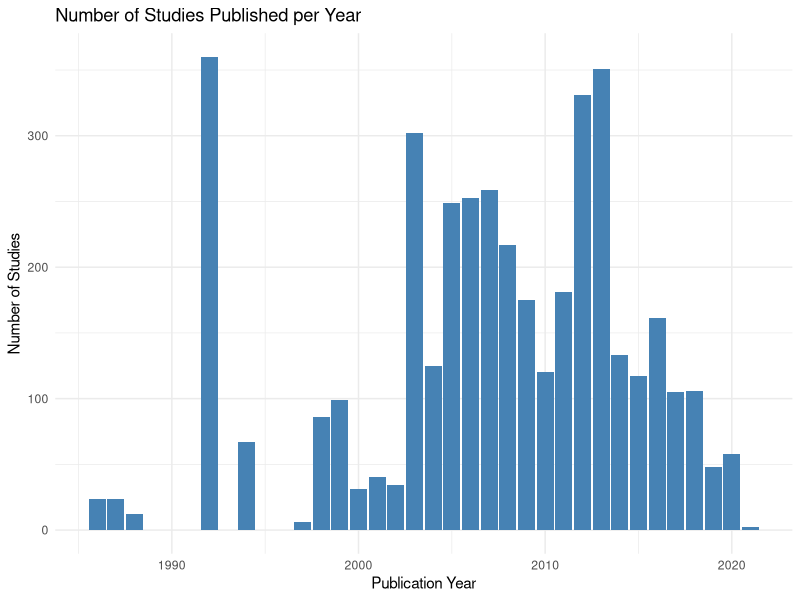
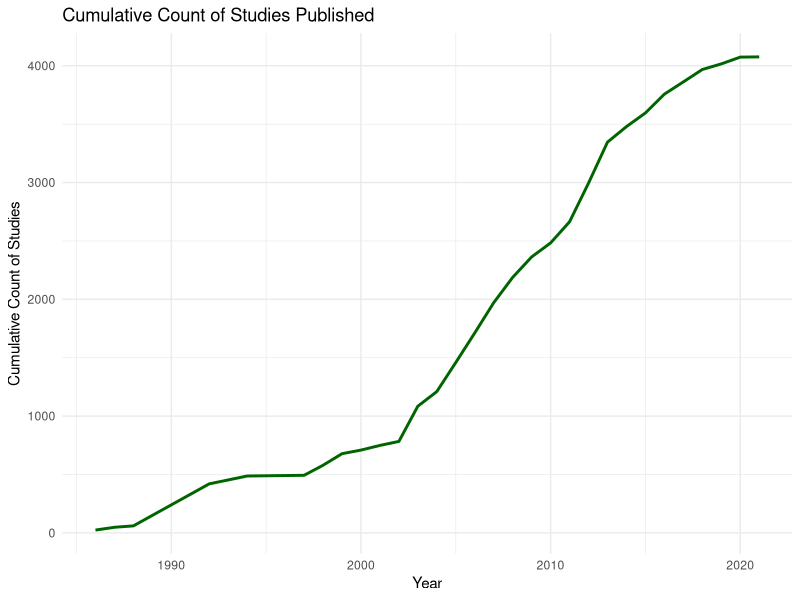
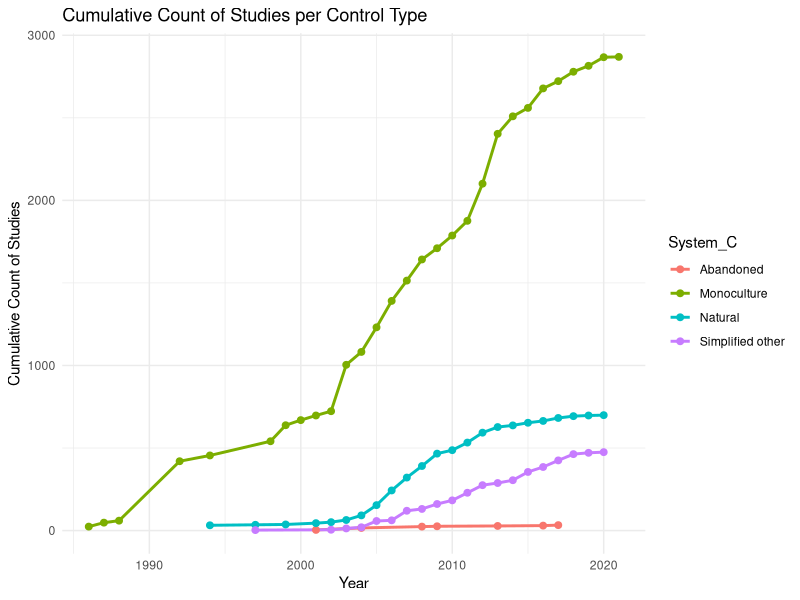

R code for these plots, in order:
## ---- chunk 1
# Load required libraries ----
library(ggplot2)
library(dplyr, warn.conflicts = FALSE)
## ---- chunk 2
metadata <- readxl::read_excel(path  = here::here("data", "dataset-1-sources.xlsx"), 
                               sheet = "Literature_screened")

outcome <- readxl::read_excel(path  = here::here("data", "dataset-2-outcomes.xlsx"), 
                              sheet = "Data")
## ---- chunk 3
#| message: false

# Merge the outcome dataset with metadata
# TAB should be your combined dataset, with relevant variables
TAB <- left_join(outcome, metadata)
## ---- chunk 4
#| echo: true
#| out-width: '100%'

# Count Graph
count_data <- TAB %>%
  group_by(Year) %>%  # Group data by publication year
  summarise(Count = n(), .groups = "drop")  # Count studies per year

# Plot the count graph
ggplot(count_data, aes(x = Year, y = Count)) +
  geom_bar(stat = "identity", fill = "steelblue") +  # Create a bar graph
  labs(title = "Number of Studies Published per Year",
       x     = "Publication Year",
       y     = "Number of Studies") +
  theme_minimal()  # Use a minimal theme for clarity
## ---- chunk 5
#| echo: true
#| out-width: '100%'

# Cumulative Sum Graph
cumulative_data <- count_data %>%
  arrange(Year) %>%  # Ensure data is sorted by year
  mutate(Cumulative = cumsum(Count))  # Calculate cumulative count

# Plot the cumulative sum graph
ggplot(cumulative_data, aes(x = Year, y = Cumulative)) +
  geom_line(linewidth = 1, color = "darkgreen") +  # Create a line graph
  labs(title = "Cumulative Count of Studies Published",
       x     = "Year",
       y     = "Cumulative Count of Studies") +
  theme_minimal()  # Use a minimal theme for clarity
## ---- chunk 6
#| echo: true
#| out-width: '100%'

# Grouped Graph by Crop
grouped_data <- TAB %>%
  group_by(Year, System_C) %>% 
  summarise(Count = n(),.groups = "drop") %>%
  arrange(Year) %>%
  group_by(System_C) %>%
  mutate(Cumulative = cumsum(Count)) %>% 
  ungroup()

# Plot the grouped cumulative count graph

ggplot(grouped_data, aes(x     = Year, 
                         y     = Cumulative, 
                         color = System_C, 
                         group = System_C)) +
  geom_line(linewidth = 1) + 
  geom_point(size = 2) + 
  labs(title = "Cumulative Count of Studies per Control Type", 
       x     = "Year", 
       y     = "Cumulative Count of Studies") +
  theme_minimal()
